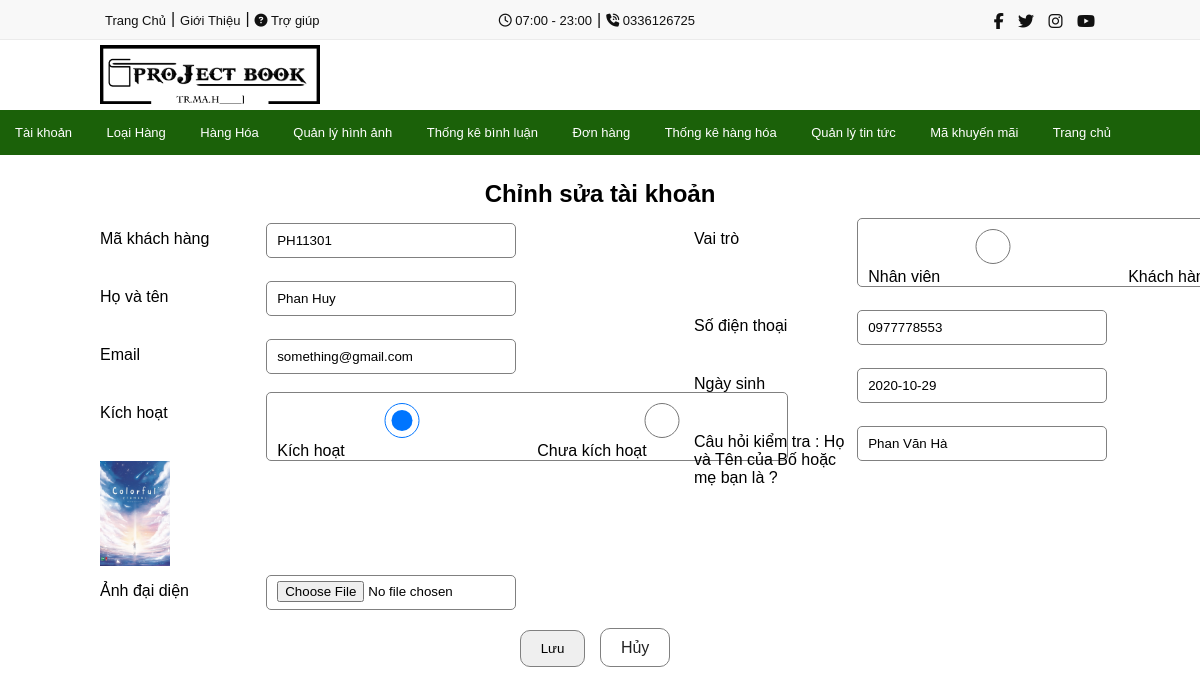
Page /admin/users/sua.php?ma_kh=PH11301 (signed in) on the committed database.
### tables this page shows
CREATE TABLE `manage_img` (
  `id` int(11) NOT NULL,
  `banner1` varchar(255) NOT NULL,
  `banner2` varchar(255) NOT NULL,
  `banner3` varchar(255) NOT NULL,
  `logo` varchar(255) NOT NULL
);

CREATE TABLE `users` (
  `ma_kh` varchar(255) NOT NULL,
  `name` varchar(255) NOT NULL,
  `password` varchar(255) NOT NULL,
  `kich_hoat` tinyint(1) DEFAULT NULL,
  `email` varchar(255) NOT NULL,
  `avatar` varchar(255) NOT NULL,
  `vai_tro` tinyint(1) DEFAULT NULL,
  `ngay_sinh` date NOT NULL,
  `phone_number` varchar(11) NOT NULL,
  `cau_hoi` varchar(255) NOT NULL
);

### lib/db.php (called while the page is built, shortened)
<?php
   $host = "localhost";
   $user = "root";
   $password = "";
   $db = "pt15317project1";
   $conn = null;
   try {
       $conn = new PDO("mysql:host=$host;dbname=$db;charset=utf8", $user,$password);
   } catch (PDOException $e) {
       echo $e->getMessage();
   }
   function dbfetch($sql){
    global $conn;
    $stmt = $conn->prepare($sql);
    $stmt->execute();
    $result = $stmt->fetch();
    return $result;
   }
   function dbfetchAll($sql){
    global $conn;
    $stmt = $conn->prepare($sql);
    $stmt->execute();
    $result = $stmt->fetchAll();
    return $result;
   }
?>

### admin/users/sua.php (the view, shortened to what this page needs)
<?php
require_once "../../lib/db.php";
$userId = isset($_GET['ma_kh']) ? $_GET['ma_kh']: "";
$sql = "select * from users where ma_kh = '$userId' ";
$user = dbfetch($sql);
?>
<!DOCTYPE html>
<html lang="en">
<head>
    <link rel="stylesheet" href="users/css/layout_project.css">
</head>
<body>
    <?php include_once "../../_share/header-admin.php" ?>
    <main>
        <h2>Chỉnh sửa tài khoản</h2>
        <form action="<?= BASE_URL ?>luu-sua.php?ma_kh=<?=$user['ma_kh']?>" method="POST" enctype="multipart/form-data">
            <div class="row">
                <div class="col-md-6">
                    <div class="form-group">
                        <label for="">Mã khách hàng</label>
                        <input type="text" name="ma_kh" value="<?= $user['ma_kh'] ?>" class="form-control">
                    </div><br>
                    <div class="form-group">
                        <label for="">Họ và tên</label>
                        <input type="text" name="name" value="<?= $user['name'] ?>" class="form-control">
                    </div><br>
                    <div class="form-group">
                        <label for="">Email</label>
                        <input type="text" name="email" value="<?= $user['email'] ?>" class="form-control">
                    </div><br>
                    <div class="form-group">
                        <label for="">Kích hoạt</label>
                        <div class="hdd">
                        <label><input name="kich_hoat" value="1" <?php if($user['kich_hoat'] == 1): ?> checked
                                <?php endif ?> type="radio">Kích hoạt</label>
                        <label><input name="kich_hoat" value="0" <?php if($user['kich_hoat'] == 0): ?> checked
                                <?php endif ?> type="radio">Chưa kích hoạt</label>
                        </div>
                    </div>
                    <div class="col-md">
                        <div class="row-1">
                            <div class="col-4 offset-4">
                                <img width=70 src="<?= BASE_URL_B . $user['avatar'] ?>" class="img-fluid">
                            </div>
                        </div>
                        <div class="form-group">
                            <label for="">Ảnh đại diện</label>
                            <input type="file" name="avatar" class="form-control">
                        </div>
                    </div>
                </div>
                <div class="col-md-7">
                    <div class="form-group">
                        <label for="">Vai trò</label>
                        <div class="hdd">
                            <label><input name="vai_tro" value="1" <?php if($user['vai_tro'] == 1): ?> checked
                                <?php endif ?> type="radio">Nhân viên</label>
                            <label><input name="vai_tro" value="0" <?php if($user['vai_tro'] == 0): ?> checked
                                <?php endif ?> type="radio">Khách hàng</label>
                        </div>
                    </div>
                    <br>
                    <div class="form-group">
                        <label for="">Số điện thoại</label>
                        <input type="number" name="phone_number" value="<?= $user['phone_number'] ?>"
                            class="form-control"><br>
                    </div>
                    <div class="form-group">
                        <label for="">Ngày sinh</label>
                        <input type="text" name="ngay_sinh" value="<?= $user['ngay_sinh'] ?>" class="form-control"><br>
                    </div>
                    <div class="form-group">
                        <label for="">Câu hỏi kiểm tra : Họ và Tên của Bố hoặc mẹ bạn là ?</label>
                        <input type="text" name="cau_hoi" value="<?= $user['cau_hoi']?>" class="form-control"><br>
                    </div>
                </div>
            </div>
            <div class="align" >
                <button type="submit" class="btn btn-sm btn-info" >Lưu</button>
                <a href="<?= BASE_URL_1 ?>" class="btn btn-sm btn-danger">Hủy</a>
            </div>
        </form>
    </main>
</body>
</html>

### _share/header-admin.php (shortened to what this page needs)
<link rel="stylesheet" href="<?= BASE_URL_B ?>_share/header-admin.css">
<header>
    <div class="header-top">
        <div class="header-top-top">
            <div class="header-top-left">
                <a href="<?= BASE_URL_C ?>">
                    Trang Chủ
                </a>
                <p>|</p>
                <a href="<?= BASE_URL ?>">
                    Giới Thiệu
                </a>
                <p>|</p>
                <a href="<?= BASE_URL ?>">
                    <i class="fa fa-question-circle"></i> Trợ giúp
                </a>
            </div>
            <div class="header-top-center">
                <a href="<?= BASE_URL ?>">
                    <i class="far fa-clock"></i> 07:00 - 23:00
                </a>
                <p>|</p>
                <a href="<?= BASE_URL ?>">
                    <i class="fas fa-phone-volume"></i> 0336126725
                </a>
            </div>
            <div class="header-top-right">
                <a href="<?= BASE_URL ?>"><span class="fab fa-facebook-f"></span></a>
                <a href="<?= BASE_URL ?>"><span class="fab fa-twitter"></span></a>
                <a href="<?= BASE_URL ?>"><span class="fab fa-instagram"></span></a>
                <a href="<?= BASE_URL ?>"><span class="fab fa-youtube"></span></a>
            </div>
        </div>
    </div>
    <?php
    $sql = "select * from manage_img";
    $produccts = dbfetchAll($sql);
    ?>
    <div class="header-bottom">
        <div class="header-logo">
            <?php foreach($produccts as $key => $cursor):?>
            <img src="<?= BASE_URL_B . $cursor['logo'] ?>" class="img-fluid">
            <?php endforeach?>
        </div>
        <div class="header-search">
        </div>
    </div>
</header>
<div class="header-navbar">
    <nav class="navbarad2">
        <ul>
            <div class="header-navbar-nav-left2">
                <li class="nav-item active">
                    <a class="nav-link" href="<?= BASE_URL_1 ?>">Tài khoản</a>
                </li>
                <li class="nav-item active">
                    <a class="nav-link" href="<?= BASE_URL_2 ?>">Loại Hàng<span class="sr-only">(current)</span></a>
                </li>
                <li class="nav-item">
                    <a class="nav-link" href="<?= BASE_URL_3 ?>">Hàng Hóa<span class="sr-only">(current)</span></a>
                </li>
                <li class="nav-item">
                    <a class="nav-link" href="<?= BASE_URL_12 ?>">Quản lý hình ảnh</a>
                </li>
                <li class="nav-item">
                    <a class="nav-link" href="<?= BASE_URL_13 ?>">Thống kê bình luận</a>
                </li>
                <li class="nav-item">
                    <a class="nav-link" href="<?= BASE_URL_6 ?>">Đơn hàng</a>
                </li>
                <li class="nav-item">
                    <a class="nav-link" href="<?= BASE_URL_7 ?>">Thống kê hàng hóa</a>
                </li>
                <li class="nav-item">
                    <a class="nav-link" href="<?= BASE_URL_16 ?>">Quản lý tin tức</a>
                </li>
                <li class="nav-item">
                    <a class="nav-link" href="<?= BASE_URL_S ?>code_sale/code_sale.php">Mã khuyến mãi</a>
                </li>
                <li class="nav-item">
                    <a class="nav-link" href="<?= BASE_URL_H ?>?action=index">Trang chủ</a>
                </li>
            </div>
        </ul>
    </nav>
</div>

### css/layout_project.css (style rules this page uses)
* { box-sizing: border-box; }
body { margin: 0; }
html { overflow-x: hidden; height: 1277.6px; width: 100%; }
a { text-decoration: none; color: gray; }
input { border-radius: 5px; border: 1px solid gray; width: 250px; height: 35px; }
::placeholder { padding-left: 10px; }

### _share/header-admin.css (style rules this page uses)
* { margin: 0; padding: 0; box-sizing: border-box; font-family: 'Poppins', sans-serif; }
html, body { overflow-x: hidden; width: 100%; }
header { width: 100%; }
header .header-top { padding-top: 8px; width: 100%; height: 40px; background: #f8f8f8; border-bottom: 1px solid #ebebeb; }
header .header-top-top { width: 1000px; height: 24px; margin: auto; background: #f8f8f8; display: grid; grid-template-columns: auto auto auto; }
header .header-top-top i { color: #111111; }
header .header-top-left { height: 24px; display: flex; color: #111111; }
header .header-top-left a { color: #111111; font-size: 13px; text-decoration: none; padding: 0 5px 0 5px; line-height: 25px; }
header .header-top-left p { margin: 2px 0 0 0; }
header .header-top-center { display: flex; text-align: center; padding: 0 0 0 25px; color: #111111; }
header .header-top-center p { line-height: 23px; }
header .header-top-center a { color: #111111; padding: 0 5px 0 5px; text-decoration: none; font-size: 13px; line-height: 25px; }
header .header-top-right { height: 24px; text-align: right; padding: 5px 0 0 0; list-style-type: none; }
header .header-top-right a { margin: 5px 5px 0 5px; padding: 0; text-decoration: none; color: #111111; }
header .header-top-right a span { color: #111111; font-size: 16px; }
header .header-bottom { width: 1000px; height: 70px; margin: auto; display: flex; padding: 5px 0 0 0; display: grid; grid-template-columns: auto auto auto; }
.header-logo { margin: 0; padding: 0; width: 220px; }
.header-logo img { width: 100%; }
.header-search { margin: 9px 10px 0 25px; height: 40px; width: 520px; }
.header-navbar { background: #1b6109; }
nav { width: 1200px; margin: auto; }
nav::after { content: ''; clear: both; display: table; }
nav ul { width: 100%; margin: 0 0 0 0; position: relative; }
nav ul li { display: inline-block; margin: 0; padding: 0; background: #1b6109; }
nav ul li a { text-decoration: none; color: #fff; padding: 15px 15px; font-size: 13px; line-height: 45px; }

### admin/users/sua.php (style rules this page uses)
main { width: 1000px; margin: auto; }
main h2 { text-align: center; margin: 25px 0 10px 0; }
main form .row { display: grid; grid-template-columns: auto auto; }
main form .row .col-md-6 .form-group { display: grid; grid-template-columns: 30% auto; }
main form .row .col-md-6 .form-group .hdd, main form .row .col-md-7 .form-group .hdd { display: grid; grid-template-columns: auto auto; border: 1px solid gray; border-radius: 5px; }
main form .row .col-md-6 .form-group .hdd label, main form .row .col-md-7 .form-group .hdd label { margin: 5px 0 0 0; padding: 0 0 0 10px; }
main form .row .col-md-7 .form-group { display: grid; grid-template-columns: 30% auto; margin: 0 0 0 40px; }
main form .row .col-md-6 .form-group label, main form .row .col-md-7 .form-group label { margin: 12px 0 5px 0; }
main form .row .col-md-6 .form-group input, main form .row .col-md-7 .form-group input { margin: 5px 0 0 0; padding: 5px 10px; line-height: 18px; border: 1px solid gray; border-radius: 5px; }
.align { text-align: center; margin: 20px 0 0 0; }
.align button { padding: 10px 20px; border: 1px solid gray; border-radius: 10px; cursor: pointer; margin: 0 10px 0 0; }
.align a { padding: 10px 20px; border: 1px solid gray; border-radius: 10px; cursor: pointer; margin: 0 10px 0 0; color: #222; text-decoration: none; }

### _share/header-admin.php (style rules this page uses)
nav ul li a { text-decoration: none; color: #fff; padding: 15px 15px; font-size: 13px; line-height: 45px; }

### rows in the picture
manage_img: logo (picture)
users: ma_kh "PH11301", name "Phan Huy", email "something@gmail.com", kich_hoat "☑ Kích hoạt", kich_hoat "☐ Chưa kích hoạt", avatar (picture), vai_tro "☐ Nhân viên", vai_tro "☑ Khách hàng", phone_number "0977778553", ngay_sinh "2020-10-29", cau_hoi "Phan Văn Hà"
